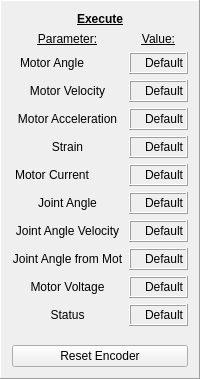
      <widget class="QFrame" name="frame_3">
       <property name="frameShape">
        <enum>QFrame::Panel</enum>
       </property>
       <property name="frameShadow">
        <enum>QFrame::Raised</enum>
       </property>
       <layout class="QVBoxLayout" name="verticalLayout_2">
        <item>
         <widget class="QLabel" name="label_20">
          <property name="text">
           <string>&lt;html&gt;&lt;head/&gt;&lt;body&gt;&lt;p align=&quot;center&quot;&gt;&lt;span style=&quot; font-weight:600; text-decoration: underline;&quot;&gt;Execute&lt;/span&gt;&lt;/p&gt;&lt;/body&gt;&lt;/html&gt;</string>
          </property>
         </widget>
        </item>
        <item>
         <layout class="QGridLayout" name="gridLayout_2" rowstretch="3,0,0,0,0,0,0,0,0,0,0">
          <item row="3" column="1">
           <widget class="QLabel" name="disp_mot_acc">
            <property name="sizePolicy">
             <sizepolicy hsizetype="Preferred" vsizetype="Preferred">
              <horstretch>0</horstretch>
              <verstretch>0</verstretch>
             </sizepolicy>
            </property>
            <property name="minimumSize">
             <size>
              <width>50</width>
              <height>22</height>
             </size>
            </property>
            <property name="maximumSize">
             <size>
              <width>200</width>
              <height>16777215</height>
             </size>
            </property>
            <property name="baseSize">
             <size>
              <width>50</width>
              <height>0</height>
             </size>
            </property>
            <property name="autoFillBackground">
             <bool>false</bool>
            </property>
            <property name="frameShape">
             <enum>QFrame::Box</enum>
            </property>
            <property name="frameShadow">
             <enum>QFrame::Raised</enum>
            </property>
            <property name="lineWidth">
             <number>1</number>
            </property>
            <property name="text">
             <string>Default</string>
            </property>
            <property name="alignment">
             <set>Qt::AlignRight|Qt::AlignTrailing|Qt::AlignVCenter</set>
            </property>
           </widget>
          </item>
          <item row="3" column="0">
           <widget class="QLabel" name="label_42">
            <property name="sizePolicy">
             <sizepolicy hsizetype="Preferred" vsizetype="Preferred">
              <horstretch>0</horstretch>
              <verstretch>0</verstretch>
             </sizepolicy>
            </property>
            <property name="minimumSize">
             <size>
              <width>80</width>
              <height>0</height>
             </size>
            </property>
            <property name="layoutDirection">
             <enum>Qt::LeftToRight</enum>
            </property>
            <property name="text">
             <string>&lt;html&gt;&lt;head/&gt;&lt;body&gt;&lt;p&gt;Motor Acceleration&lt;/p&gt;&lt;/body&gt;&lt;/html&gt;</string>
            </property>
            <property name="alignment">
             <set>Qt::AlignCenter</set>
            </property>
           </widget>
          </item>
          <item row="2" column="0">
           <widget class="QLabel" name="label_32">
            <property name="sizePolicy">
             <sizepolicy hsizetype="Preferred" vsizetype="Preferred">
              <horstretch>0</horstretch>
              <verstretch>0</verstretch>
             </sizepolicy>
            </property>
            <property name="minimumSize">
             <size>
              <width>80</width>
              <height>0</height>
             </size>
            </property>
            <property name="layoutDirection">
             <enum>Qt::LeftToRight</enum>
            </property>
            <property name="text">
             <string>&lt;html&gt;&lt;head/&gt;&lt;body&gt;&lt;p&gt;Motor Velocity&lt;/p&gt;&lt;/body&gt;&lt;/html&gt;</string>
            </property>
            <property name="alignment">
             <set>Qt::AlignCenter</set>
            </property>
           </widget>
          </item>
          <item row="5" column="0">
           <widget class="QLabel" name="label_29">
            <property name="sizePolicy">
             <sizepolicy hsizetype="Preferred" vsizetype="Preferred">
              <horstretch>0</horstretch>
              <verstretch>0</verstretch>
             </sizepolicy>
            </property>
            <property name="minimumSize">
             <size>
              <width>80</width>
              <height>0</height>
             </size>
            </property>
            <property name="maximumSize">
             <size>
              <width>80</width>
              <height>16777215</height>
             </size>
            </property>
            <property name="layoutDirection">
             <enum>Qt::LeftToRight</enum>
            </property>
            <property name="text">
             <string>&lt;html&gt;&lt;head/&gt;&lt;body&gt;&lt;p&gt;Motor Current&lt;/p&gt;&lt;/body&gt;&lt;/html&gt;</string>
            </property>
            <property name="alignment">
             <set>Qt::AlignCenter</set>
            </property>
           </widget>
          </item>
          <item row="6" column="0">
           <widget class="QLabel" name="label_27">
            <property name="sizePolicy">
             <sizepolicy hsizetype="Preferred" vsizetype="Preferred">
              <horstretch>0</horstretch>
              <verstretch>0</verstretch>
             </sizepolicy>
            </property>
            <property name="minimumSize">
             <size>
              <width>80</width>
              <height>0</height>
             </size>
            </property>
            <property name="maximumSize">
             <size>
              <width>16777215</width>
              <height>16777215</height>
             </size>
            </property>
            <property name="layoutDirection">
             <enum>Qt::LeftToRight</enum>
            </property>
            <property name="text">
             <string>&lt;html&gt;&lt;head/&gt;&lt;body&gt;&lt;p&gt;Joint Angle&lt;/p&gt;&lt;/body&gt;&lt;/html&gt;</string>
            </property>
            <property name="alignment">
             <set>Qt::AlignCenter</set>
            </property>
           </widget>
          </item>
          <item row="1" column="0">
           <widget class="QLabel" name="label_31">
            <property name="sizePolicy">
             <sizepolicy hsizetype="Preferred" vsizetype="Preferred">
              <horstretch>0</horstretch>
              <verstretch>0</verstretch>
             </sizepolicy>
            </property>
            <property name="minimumSize">
             <size>
              <width>80</width>
              <height>0</height>
             </size>
            </property>
            <property name="maximumSize">
             <size>
              <width>80</width>
              <height>16777215</height>
             </size>
            </property>
            <property name="layoutDirection">
             <enum>Qt::LeftToRight</enum>
            </property>
            <property name="text">
             <string>&lt;html&gt;&lt;head/&gt;&lt;body&gt;&lt;p&gt;Motor Angle&lt;/p&gt;&lt;/body&gt;&lt;/html&gt;</string>
            </property>
            <property name="alignment">
             <set>Qt::AlignCenter</set>
            </property>
           </widget>
          </item>
          <item row="6" column="1">
           <widget class="QLabel" name="disp_joint_angle">
            <property name="sizePolicy">
             <sizepolicy hsizetype="Preferred" vsizetype="Preferred">
              <horstretch>0</horstretch>
              <verstretch>0</verstretch>
             </sizepolicy>
            </property>
            <property name="minimumSize">
             <size>
              <width>50</width>
              <height>22</height>
             </size>
            </property>
            <property name="maximumSize">
             <size>
              <width>200</width>
              <height>16777215</height>
             </size>
            </property>
            <property name="baseSize">
             <size>
              <width>50</width>
              <height>0</height>
             </size>
            </property>
            <property name="autoFillBackground">
             <bool>false</bool>
            </property>
            <property name="frameShape">
             <enum>QFrame::Box</enum>
            </property>
            <property name="frameShadow">
             <enum>QFrame::Raised</enum>
            </property>
            <property name="lineWidth">
             <number>1</number>
            </property>
            <property name="text">
             <string>Default</string>
            </property>
            <property name="alignment">
             <set>Qt::AlignRight|Qt::AlignTrailing|Qt::AlignVCenter</set>
            </property>
           </widget>
          </item>
          <item row="5" column="1">
           <widget class="QLabel" name="disp_current_mot">
            <property name="sizePolicy">
             <sizepolicy hsizetype="Preferred" vsizetype="Preferred">
              <horstretch>0</horstretch>
              <verstretch>0</verstretch>
             </sizepolicy>
            </property>
            <property name="minimumSize">
             <size>
              <width>50</width>
              <height>22</height>
             </size>
            </property>
            <property name="maximumSize">
             <size>
              <width>200</width>
              <height>16777215</height>
             </size>
            </property>
            <property name="baseSize">
             <size>
              <width>50</width>
              <height>0</height>
             </size>
            </property>
            <property name="autoFillBackground">
             <bool>false</bool>
            </property>
            <property name="frameShape">
             <enum>QFrame::Box</enum>
            </property>
            <property name="frameShadow">
             <enum>QFrame::Raised</enum>
            </property>
            <property name="lineWidth">
             <number>1</number>
            </property>
            <property name="text">
             <string>Default</string>
            </property>
            <property name="alignment">
             <set>Qt::AlignRight|Qt::AlignTrailing|Qt::AlignVCenter</set>
            </property>
           </widget>
          </item>
          <item row="0" column="1">
           <widget class="QLabel" name="label_41">
            <property name="sizePolicy">
             <sizepolicy hsizetype="Preferred" vsizetype="Preferred">
              <horstretch>0</horstretch>
              <verstretch>0</verstretch>
             </sizepolicy>
            </property>
            <property name="minimumSize">
             <size>
              <width>50</width>
              <height>0</height>
             </size>
            </property>
            <property name="text">
             <string>&lt;html&gt;&lt;head/&gt;&lt;body&gt;&lt;p&gt;&lt;span style=&quot; text-decoration: underline;&quot;&gt;Value:&lt;/span&gt;&lt;/p&gt;&lt;/body&gt;&lt;/html&gt;</string>
            </property>
            <property name="alignment">
             <set>Qt::AlignCenter</set>
            </property>
           </widget>
          </item>
          <item row="4" column="1">
           <widget class="QLabel" name="disp_strain">
            <property name="sizePolicy">
             <sizepolicy hsizetype="Preferred" vsizetype="Preferred">
              <horstretch>0</horstretch>
              <verstretch>0</verstretch>
             </sizepolicy>
            </property>
            <property name="minimumSize">
             <size>
              <width>50</width>
              <height>22</height>
             </size>
            </property>
            <property name="maximumSize">
             <size>
              <width>200</width>
              <height>16777215</height>
             </size>
            </property>
            <property name="baseSize">
             <size>
              <width>50</width>
              <height>0</height>
             </size>
            </property>
            <property name="autoFillBackground">
             <bool>false</bool>
            </property>
            <property name="frameShape">
             <enum>QFrame::Box</enum>
            </property>
            <property name="frameShadow">
             <enum>QFrame::Raised</enum>
            </property>
            <property name="lineWidth">
             <number>1</number>
            </property>
            <property name="text">
             <string>Default</string>
            </property>
            <property name="alignment">
             <set>Qt::AlignRight|Qt::AlignTrailing|Qt::AlignVCenter</set>
            </property>
           </widget>
          </item>
          <item row="1" column="1">
           <widget class="QLabel" name="disp_mot_ang">
            <property name="sizePolicy">
             <sizepolicy hsizetype="Preferred" vsizetype="Preferred">
              <horstretch>0</horstretch>
              <verstretch>0</verstretch>
             </sizepolicy>
            </property>
            <property name="minimumSize">
             <size>
              <width>50</width>
              <height>22</height>
             </size>
            </property>
            <property name="maximumSize">
             <size>
              <width>200</width>
              <height>16777215</height>
             </size>
            </property>
            <property name="baseSize">
             <size>
              <width>50</width>
              <height>0</height>
             </size>
            </property>
            <property name="autoFillBackground">
             <bool>false</bool>
            </property>
            <property name="frameShape">
             <enum>QFrame::Box</enum>
            </property>
            <property name="frameShadow">
             <enum>QFrame::Raised</enum>
            </property>
            <property name="lineWidth">
             <number>1</number>
            </property>
            <property name="text">
             <string>Default</string>
            </property>
            <property name="alignment">
             <set>Qt::AlignRight|Qt::AlignTrailing|Qt::AlignVCenter</set>
            </property>
           </widget>
          </item>
          <item row="2" column="1">
           <widget class="QLabel" name="disp_mot_vel">
            <property name="sizePolicy">
             <sizepolicy hsizetype="Preferred" vsizetype="Preferred">
              <horstretch>0</horstretch>
              <verstretch>0</verstretch>
             </sizepolicy>
            </property>
            <property name="minimumSize">
             <size>
              <width>50</width>
              <height>22</height>
             </size>
            </property>
            <property name="maximumSize">
             <size>
              <width>200</width>
              <height>16777215</height>
             </size>
            </property>
            <property name="baseSize">
             <size>
              <width>50</width>
              <height>0</height>
             </size>
            </property>
            <property name="autoFillBackground">
             <bool>false</bool>
            </property>
            <property name="frameShape">
             <enum>QFrame::Box</enum>
            </property>
            <property name="frameShadow">
             <enum>QFrame::Raised</enum>
            </property>
            <property name="lineWidth">
             <number>1</number>
            </property>
            <property name="text">
             <string>Default</string>
            </property>
            <property name="alignment">
             <set>Qt::AlignRight|Qt::AlignTrailing|Qt::AlignVCenter</set>
            </property>
           </widget>
          </item>
          <item row="4" column="0">
           <widget class="QLabel" name="label_23">
            <property name="sizePolicy">
             <sizepolicy hsizetype="Preferred" vsizetype="Preferred">
              <horstretch>0</horstretch>
              <verstretch>0</verstretch>
             </sizepolicy>
            </property>
            <property name="minimumSize">
             <size>
              <width>80</width>
              <height>0</height>
             </size>
            </property>
            <property name="layoutDirection">
             <enum>Qt::LeftToRight</enum>
            </property>
            <property name="text">
             <string>&lt;html&gt;&lt;head/&gt;&lt;body&gt;&lt;p&gt;Strain&lt;/p&gt;&lt;/body&gt;&lt;/html&gt;</string>
            </property>
            <property name="alignment">
             <set>Qt::AlignCenter</set>
            </property>
           </widget>
          </item>
          <item row="9" column="0">
           <widget class="QLabel" name="label_44">
            <property name="sizePolicy">
             <sizepolicy hsizetype="Preferred" vsizetype="Preferred">
              <horstretch>0</horstretch>
              <verstretch>0</verstretch>
             </sizepolicy>
            </property>
            <property name="minimumSize">
             <size>
              <width>80</width>
              <height>0</height>
             </size>
            </property>
            <property name="layoutDirection">
             <enum>Qt::LeftToRight</enum>
            </property>
            <property name="text">
             <string>Motor Voltage</string>
            </property>
            <property name="alignment">
             <set>Qt::AlignCenter</set>
            </property>
           </widget>
          </item>
          <item row="0" column="0">
           <widget class="QLabel" name="label_38">
            <property name="sizePolicy">
             <sizepolicy hsizetype="Preferred" vsizetype="Preferred">
              <horstretch>0</horstretch>
              <verstretch>0</verstretch>
             </sizepolicy>
            </property>
            <property name="text">
             <string>&lt;html&gt;&lt;head/&gt;&lt;body&gt;&lt;p align=&quot;center&quot;&gt;&lt;span style=&quot; text-decoration: underline;&quot;&gt;Parameter:&lt;/span&gt;&lt;/p&gt;&lt;/body&gt;&lt;/html&gt;</string>
            </property>
           </widget>
          </item>
          <item row="9" column="1">
           <widget class="QLabel" name="disp_mot_volt">
            <property name="sizePolicy">
             <sizepolicy hsizetype="Preferred" vsizetype="Preferred">
              <horstretch>0</horstretch>
              <verstretch>0</verstretch>
             </sizepolicy>
            </property>
            <property name="minimumSize">
             <size>
              <width>50</width>
              <height>22</height>
             </size>
            </property>
            <property name="maximumSize">
             <size>
              <width>200</width>
              <height>16777215</height>
             </size>
            </property>
            <property name="baseSize">
             <size>
              <width>50</width>
              <height>0</height>
             </size>
            </property>
            <property name="autoFillBackground">
             <bool>false</bool>
            </property>
            <property name="frameShape">
             <enum>QFrame::Box</enum>
            </property>
            <property name="frameShadow">
             <enum>QFrame::Raised</enum>
            </property>
            <property name="lineWidth">
             <number>1</number>
            </property>
            <property name="text">
             <string>Default</string>
            </property>
            <property name="alignment">
             <set>Qt::AlignRight|Qt::AlignTrailing|Qt::AlignVCenter</set>
            </property>
           </widget>
          </item>
          <item row="10" column="0">
           <widget class="QLabel" name="label_22">
            <property name="sizePolicy">
             <sizepolicy hsizetype="Preferred" vsizetype="Preferred">
              <horstretch>0</horstretch>
              <verstretch>0</verstretch>
             </sizepolicy>
            </property>
            <property name="minimumSize">
             <size>
              <width>80</width>
              <height>0</height>
             </size>
            </property>
            <property name="layoutDirection">
             <enum>Qt::LeftToRight</enum>
            </property>
            <property name="text">
             <string>Status</string>
            </property>
            <property name="alignment">
             <set>Qt::AlignCenter</set>
            </property>
           </widget>
          </item>
          <item row="10" column="1">
           <widget class="QLabel" name="disp_ex_stat">
            <property name="sizePolicy">
             <sizepolicy hsizetype="Preferred" vsizetype="Preferred">
              <horstretch>0</horstretch>
              <verstretch>0</verstretch>
             </sizepolicy>
            </property>
            <property name="minimumSize">
             <size>
              <width>50</width>
              <height>22</height>
             </size>
            </property>
            <property name="maximumSize">
             <size>
              <width>200</width>
              <height>16777215</height>
             </size>
            </property>
            <property name="baseSize">
             <size>
              <width>50</width>
              <height>0</height>
             </size>
            </property>
            <property name="autoFillBackground">
             <bool>false</bool>
            </property>
            <property name="frameShape">
             <enum>QFrame::Box</enum>
            </property>
            <property name="frameShadow">
             <enum>QFrame::Raised</enum>
            </property>
            <property name="lineWidth">
             <number>1</number>
            </property>
            <property name="text">
             <string>Default</string>
            </property>
            <property name="alignment">
             <set>Qt::AlignRight|Qt::AlignTrailing|Qt::AlignVCenter</set>
            </property>
           </widget>
          </item>
          <item row="7" column="0">
           <widget class="QLabel" name="label_48">
            <property name="sizePolicy">
             <sizepolicy hsizetype="Preferred" vsizetype="Preferred">
              <horstretch>0</horstretch>
              <verstretch>0</verstretch>
             </sizepolicy>
            </property>
            <property name="minimumSize">
             <size>
              <width>80</width>
              <height>0</height>
             </size>
            </property>
            <property name="maximumSize">
             <size>
              <width>16777215</width>
              <height>16777215</height>
             </size>
            </property>
            <property name="layoutDirection">
             <enum>Qt::LeftToRight</enum>
            </property>
            <property name="text">
             <string>&lt;html&gt;&lt;head/&gt;&lt;body&gt;&lt;p&gt;Joint Angle Velocity&lt;/p&gt;&lt;/body&gt;&lt;/html&gt;</string>
            </property>
            <property name="alignment">
             <set>Qt::AlignCenter</set>
            </property>
           </widget>
          </item>
          <item row="7" column="1">
           <widget class="QLabel" name="disp_joint_angle_vel">
            <property name="sizePolicy">
             <sizepolicy hsizetype="Preferred" vsizetype="Preferred">
              <horstretch>0</horstretch>
              <verstretch>0</verstretch>
             </sizepolicy>
            </property>
            <property name="minimumSize">
             <size>
              <width>50</width>
              <height>22</height>
             </size>
            </property>
            <property name="maximumSize">
             <size>
              <width>200</width>
              <height>16777215</height>
             </size>
            </property>
            <property name="baseSize">
             <size>
              <width>50</width>
              <height>0</height>
             </size>
            </property>
            <property name="autoFillBackground">
             <bool>false</bool>
            </property>
            <property name="frameShape">
             <enum>QFrame::Box</enum>
            </property>
            <property name="frameShadow">
             <enum>QFrame::Raised</enum>
            </property>
            <property name="lineWidth">
             <number>1</number>
            </property>
            <property name="text">
             <string>Default</string>
            </property>
            <property name="alignment">
             <set>Qt::AlignRight|Qt::AlignTrailing|Qt::AlignVCenter</set>
            </property>
           </widget>
          </item>
          <item row="8" column="0">
           <widget class="QLabel" name="label_49">
            <property name="sizePolicy">
             <sizepolicy hsizetype="Preferred" vsizetype="Preferred">
              <horstretch>0</horstretch>
              <verstretch>0</verstretch>
             </sizepolicy>
            </property>
            <property name="minimumSize">
             <size>
              <width>100</width>
              <height>0</height>
             </size>
            </property>
            <property name="maximumSize">
             <size>
              <width>16777215</width>
              <height>16777215</height>
             </size>
            </property>
            <property name="layoutDirection">
             <enum>Qt::LeftToRight</enum>
            </property>
            <property name="text">
             <string>&lt;html&gt;&lt;head/&gt;&lt;body&gt;&lt;p&gt;Joint Angle from Mot&lt;/p&gt;&lt;/body&gt;&lt;/html&gt;</string>
            </property>
            <property name="alignment">
             <set>Qt::AlignCenter</set>
            </property>
           </widget>
          </item>
          <item row="8" column="1">
           <widget class="QLabel" name="disp_joint_angle_from_mot">
            <property name="sizePolicy">
             <sizepolicy hsizetype="Preferred" vsizetype="Preferred">
              <horstretch>0</horstretch>
              <verstretch>0</verstretch>
             </sizepolicy>
            </property>
            <property name="minimumSize">
             <size>
              <width>50</width>
              <height>22</height>
             </size>
            </property>
            <property name="maximumSize">
             <size>
              <width>200</width>
              <height>16777215</height>
             </size>
            </property>
            <property name="baseSize">
             <size>
              <width>50</width>
              <height>0</height>
             </size>
            </property>
            <property name="autoFillBackground">
             <bool>false</bool>
            </property>
            <property name="frameShape">
             <enum>QFrame::Box</enum>
            </property>
            <property name="frameShadow">
             <enum>QFrame::Raised</enum>
            </property>
            <property name="lineWidth">
             <number>1</number>
            </property>
            <property name="text">
             <string>Default</string>
            </property>
            <property name="alignment">
             <set>Qt::AlignRight|Qt::AlignTrailing|Qt::AlignVCenter</set>
            </property>
           </widget>
          </item>
         </layout>
        </item>
        <item>
         <spacer name="verticalSpacer_3">
          <property name="orientation">
           <enum>Qt::Vertical</enum>
          </property>
          <property name="sizeHint" stdset="0">
           <size>
            <width>20</width>
            <height>13</height>
           </size>
          </property>
         </spacer>
        </item>
        <item>
         <widget class="QPushButton" name="encoderReset">
          <property name="text">
           <string>Reset Encoder</string>
          </property>
         </widget>
        </item>
       </layout>
      </widget>
